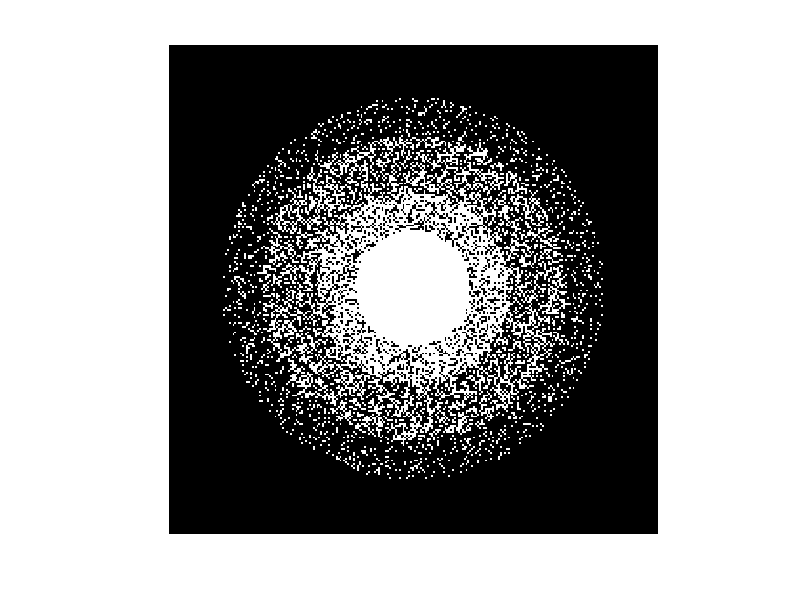
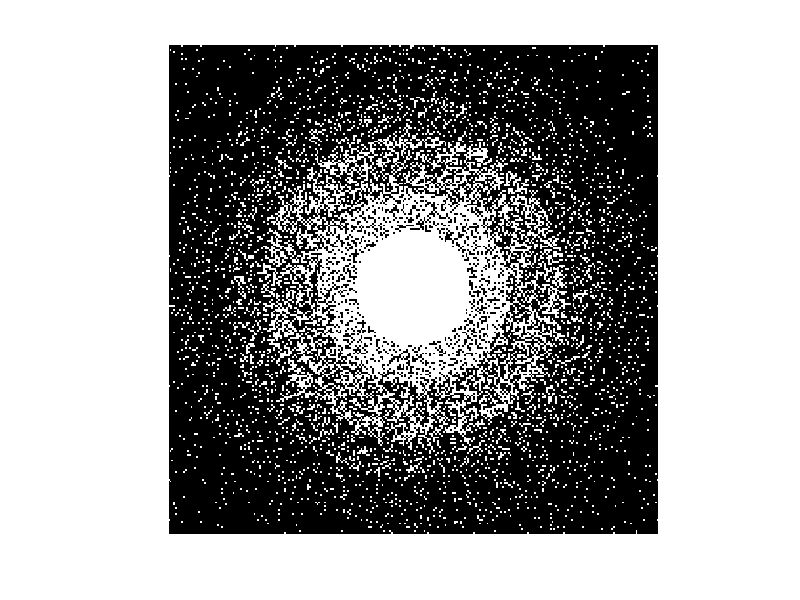

Write the MATLAB code that produced these figures, in order.
%% Graduate_change_mask
%% There are 5 layers: 0-30;31-50;51-80;81-100;101-128
%% The downsampling ratio is dependent on the threshould of each circle layer

close all; clear all;

N=256;
Mask=zeros(N,N);
[columnsInImage rowsInImage] = meshgrid(1:N,1:N);

%% Set the original p[oint
centerX = N/2;
centerY = N/2;

%% Layer1: 0-30 Fully sampling
radius1 = 30;
Mask1 = (rowsInImage - centerY).^2 ...
    + (columnsInImage - centerX).^2 <= radius1.^2;


%% Layer2: 31-50
radius2=50;
mask=normrnd(0,1,[N,N]);
threshold=0;
Mask=zeros(N,N);

for i=1:N
    for j=1:N
        if mask(i,j)>threshold
            Mask(i,j)=1;
        end
    end
end
Mask=Mask+Mask1;

for i=1:N
    for j=1:N
        if ((i-128).^2+(j-128).^2-radius2.^2>0)
            Mask(i,j)=0;
        end
    end
end


%% Layer3: 51-80
radius3=80;
mask=normrnd(0,1,[N,N]);
threshold=0.5;
Mask2=zeros(N,N);
for i=1:N
    for j=1:N
        if mask(i,j)>threshold
            Mask2(i,j)=1;
        end
    end
end
Mask=Mask+Mask2;


for i=1:N
    for j=1:N
        if ((i-128).^2+(j-128).^2-radius3.^2>0)
            Mask(i,j)=0;
        end
    end
end


%% Layer4: 81-100
radius4=100;
mask=normrnd(0,1,[N,N]);
threshold=1.1;
Mask3=zeros(N,N);
for i=1:N
    for j=1:N
        if mask(i,j)>threshold
            Mask3(i,j)=1;
        end
    end
end
Mask=Mask+Mask3;

for i=1:N
    for j=1:N
        if ((i-128).^2+(j-128).^2-radius4.^2>0)
            Mask(i,j)=0;
        end
    end
end
figure,imshow(Mask);

%% Layer5: 100-128
radius5=128;
mask=normrnd(0,1,[N,N]);
threshold=1.55;
Mask4=zeros(N,N);
n1=0;
for i=1:N
    for j=1:N
        if mask(i,j)>threshold
            Mask4(i,j)=1;
            n1=n1+1;
        end
    end
end
Mask=Mask+Mask4;

for i=1:N
    for j=1:N
        if ((i-128).^2+(j-128).^2-radius5.^2>0)
            Mask(i,j)=0;
        end
    end
end



%% Layer6: >128
radius5=128;
mask=normrnd(0,1,[N,N]);
threshold=2.0;
Mask5=zeros(N,N);
n1=0;
for i=1:N
    for j=1:N
        if mask(i,j)>threshold
            Mask5(i,j)=1;
            n1=n1+1;
        end
    end
end
Mask=Mask+Mask5;


%% Calculating the undersampling ratio
count=0;
for i=1:256
    for j=1:256
        if Mask(i,j)>0;
            Mask(i,j)=1;
        end
    end
end

for i=1:256
    for j=1:256
        if Mask(i,j)==1;
            count=count+1;
        end
    end
end

figure,imshow(Mask);
ratio=(256*256)/count

